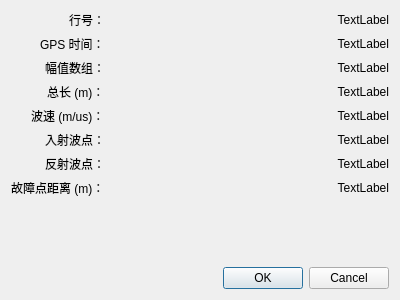
<?xml version="1.0" encoding="UTF-8"?>
<ui version="4.0">
 <class>infoDialog</class>
 <widget class="QDialog" name="infoDialog">
  <property name="geometry">
   <rect>
    <x>0</x>
    <y>0</y>
    <width>400</width>
    <height>300</height>
   </rect>
  </property>
  <property name="windowTitle">
   <string>信息确认</string>
  </property>
  <layout class="QVBoxLayout" name="verticalLayout_2">
   <item>
    <layout class="QFormLayout" name="formLayout">
     <property name="labelAlignment">
      <set>Qt::AlignmentFlag::AlignRight|Qt::AlignmentFlag::AlignTrailing|Qt::AlignmentFlag::AlignVCenter</set>
     </property>
     <property name="formAlignment">
      <set>Qt::AlignmentFlag::AlignLeading|Qt::AlignmentFlag::AlignLeft|Qt::AlignmentFlag::AlignTop</set>
     </property>
     <item row="0" column="0">
      <widget class="QLabel" name="label">
       <property name="text">
        <string>行号：</string>
       </property>
       <property name="alignment">
        <set>Qt::AlignmentFlag::AlignLeading|Qt::AlignmentFlag::AlignLeft|Qt::AlignmentFlag::AlignVCenter</set>
       </property>
      </widget>
     </item>
     <item row="0" column="1">
      <widget class="QLabel" name="label_row">
       <property name="text">
        <string>TextLabel</string>
       </property>
       <property name="alignment">
        <set>Qt::AlignmentFlag::AlignRight|Qt::AlignmentFlag::AlignTrailing|Qt::AlignmentFlag::AlignVCenter</set>
       </property>
      </widget>
     </item>
     <item row="1" column="0">
      <widget class="QLabel" name="label_3">
       <property name="text">
        <string>GPS 时间：</string>
       </property>
       <property name="alignment">
        <set>Qt::AlignmentFlag::AlignLeading|Qt::AlignmentFlag::AlignLeft|Qt::AlignmentFlag::AlignVCenter</set>
       </property>
      </widget>
     </item>
     <item row="1" column="1">
      <widget class="QLabel" name="label_time">
       <property name="text">
        <string>TextLabel</string>
       </property>
       <property name="alignment">
        <set>Qt::AlignmentFlag::AlignRight|Qt::AlignmentFlag::AlignTrailing|Qt::AlignmentFlag::AlignVCenter</set>
       </property>
      </widget>
     </item>
     <item row="2" column="0">
      <widget class="QLabel" name="label_5">
       <property name="text">
        <string>幅值数组：</string>
       </property>
       <property name="alignment">
        <set>Qt::AlignmentFlag::AlignLeading|Qt::AlignmentFlag::AlignLeft|Qt::AlignmentFlag::AlignVCenter</set>
       </property>
      </widget>
     </item>
     <item row="2" column="1">
      <widget class="QLabel" name="label_wave">
       <property name="maximumSize">
        <size>
         <width>400</width>
         <height>16777215</height>
        </size>
       </property>
       <property name="text">
        <string>TextLabel</string>
       </property>
       <property name="alignment">
        <set>Qt::AlignmentFlag::AlignRight|Qt::AlignmentFlag::AlignTrailing|Qt::AlignmentFlag::AlignVCenter</set>
       </property>
      </widget>
     </item>
     <item row="3" column="0">
      <widget class="QLabel" name="label_7">
       <property name="text">
        <string>总长 (m)：</string>
       </property>
      </widget>
     </item>
     <item row="3" column="1">
      <widget class="QLabel" name="label_length">
       <property name="text">
        <string>TextLabel</string>
       </property>
       <property name="alignment">
        <set>Qt::AlignmentFlag::AlignRight|Qt::AlignmentFlag::AlignTrailing|Qt::AlignmentFlag::AlignVCenter</set>
       </property>
      </widget>
     </item>
     <item row="4" column="0">
      <widget class="QLabel" name="label_9">
       <property name="text">
        <string>波速 (m/us)：</string>
       </property>
      </widget>
     </item>
     <item row="4" column="1">
      <widget class="QLabel" name="label_speed">
       <property name="text">
        <string>TextLabel</string>
       </property>
       <property name="alignment">
        <set>Qt::AlignmentFlag::AlignRight|Qt::AlignmentFlag::AlignTrailing|Qt::AlignmentFlag::AlignVCenter</set>
       </property>
      </widget>
     </item>
     <item row="5" column="0">
      <widget class="QLabel" name="label_11">
       <property name="text">
        <string>入射波点：</string>
       </property>
      </widget>
     </item>
     <item row="5" column="1">
      <widget class="QLabel" name="label_incident">
       <property name="text">
        <string>TextLabel</string>
       </property>
       <property name="alignment">
        <set>Qt::AlignmentFlag::AlignRight|Qt::AlignmentFlag::AlignTrailing|Qt::AlignmentFlag::AlignVCenter</set>
       </property>
      </widget>
     </item>
     <item row="6" column="0">
      <widget class="QLabel" name="label_13">
       <property name="text">
        <string>反射波点：</string>
       </property>
      </widget>
     </item>
     <item row="6" column="1">
      <widget class="QLabel" name="label_reflected">
       <property name="text">
        <string>TextLabel</string>
       </property>
       <property name="alignment">
        <set>Qt::AlignmentFlag::AlignRight|Qt::AlignmentFlag::AlignTrailing|Qt::AlignmentFlag::AlignVCenter</set>
       </property>
      </widget>
     </item>
     <item row="7" column="0">
      <widget class="QLabel" name="label_15">
       <property name="text">
        <string>故障点距离 (m)：</string>
       </property>
      </widget>
     </item>
     <item row="7" column="1">
      <widget class="QLabel" name="label_distance">
       <property name="text">
        <string>TextLabel</string>
       </property>
       <property name="alignment">
        <set>Qt::AlignmentFlag::AlignRight|Qt::AlignmentFlag::AlignTrailing|Qt::AlignmentFlag::AlignVCenter</set>
       </property>
      </widget>
     </item>
    </layout>
   </item>
   <item>
    <widget class="QDialogButtonBox" name="buttonBox">
     <property name="orientation">
      <enum>Qt::Orientation::Horizontal</enum>
     </property>
     <property name="standardButtons">
      <set>QDialogButtonBox::StandardButton::Cancel|QDialogButtonBox::StandardButton::Ok</set>
     </property>
    </widget>
   </item>
  </layout>
 </widget>
 <resources/>
 <connections>
  <connection>
   <sender>buttonBox</sender>
   <signal>accepted()</signal>
   <receiver>infoDialog</receiver>
   <slot>accept()</slot>
   <hints>
    <hint type="sourcelabel">
     <x>248</x>
     <y>254</y>
    </hint>
    <hint type="destinationlabel">
     <x>157</x>
     <y>274</y>
    </hint>
   </hints>
  </connection>
  <connection>
   <sender>buttonBox</sender>
   <signal>rejected()</signal>
   <receiver>infoDialog</receiver>
   <slot>reject()</slot>
   <hints>
    <hint type="sourcelabel">
     <x>316</x>
     <y>260</y>
    </hint>
    <hint type="destinationlabel">
     <x>286</x>
     <y>274</y>
    </hint>
   </hints>
  </connection>
 </connections>
</ui>
